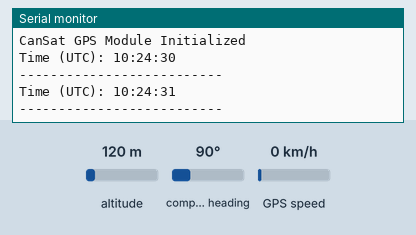
This sketch was run on a simulated ESP32. Parts: the last lines printed to the serial monitor. The test bench sets the inputs (shaded band); at power-on: altitude 120 m, GPS speed 0 km/h, compass heading 90°. The GPS gets a fix after 3 s at 37.7749, -122.4194 with 8 satellites.

Above: at 1.2 s.
1.3 s: altitude set to 20 m
At 2.9 s:
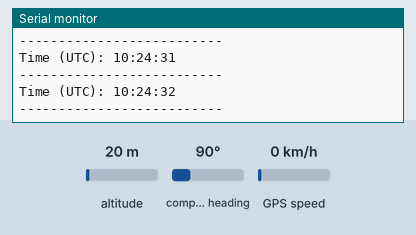
4.5 s: GPS speed set to 2 km/h
At 5.4 s:
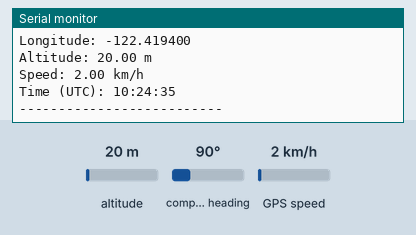
6.0 s: altitude set to 250 m
At 6.9 s:
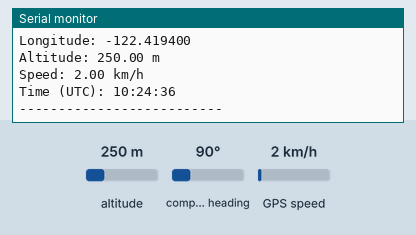
Timing chart, 0 to 9.0 s (numbered marks = the images above; inputs shaded):
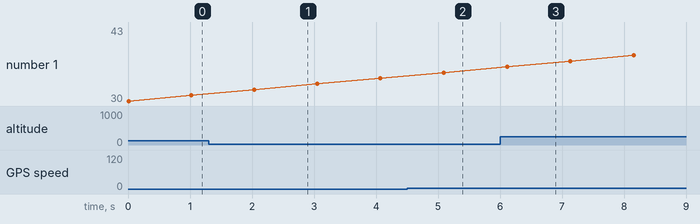

Measured:
- after the input at 4.5 s, the serial monitor: prints a new line after 0.59 s (image 2)
- after the input at 6.0 s, the serial monitor: prints a new line after 0.11 s (image 3)

The sketch:

GPS.ino
```cpp
#include <TinyGPS++.h>

// Your GPS wiring
#define RXD2 17 // GPS TX connected to ESP32 RX
#define TXD2 16 // GPS RX connected to ESP32 TX
#define GPS_BAUD 9600

TinyGPSPlus gps;
HardwareSerial gpsSerial(2); // Use UART2

void setup() {
  Serial.begin(115200);
  gpsSerial.begin(GPS_BAUD, SERIAL_8N1, RXD2, TXD2); // Start GPS Serial
  Serial.println("CanSat GPS Module Initialized");
}

void loop() {
  // Read incoming GPS data
  while (gpsSerial.available() > 0) {
    gps.encode(gpsSerial.read());
  }

  // If new data is available, print it
  if (gps.location.isUpdated()) {
    Serial.print("Latitude: ");
    Serial.println(gps.location.lat(), 6);
    Serial.print("Longitude: ");
    Serial.println(gps.location.lng(), 6);
  }

  if (gps.altitude.isUpdated()) {
    Serial.print("Altitude: ");
    Serial.print(gps.altitude.meters());
    Serial.println(" m");
  }

  if (gps.speed.isUpdated()) {
    Serial.print("Speed: ");
    Serial.print(gps.speed.kmph());
    Serial.println(" km/h");
  }

  if (gps.time.isUpdated()) {
    Serial.print("Time (UTC): ");
    Serial.print(gps.time.hour());
    Serial.print(":");
    Serial.print(gps.time.minute());
    Serial.print(":");
    Serial.println(gps.time.second());
  }

  Serial.println("--------------------------");
  delay(1000); // Update every second
}
```
